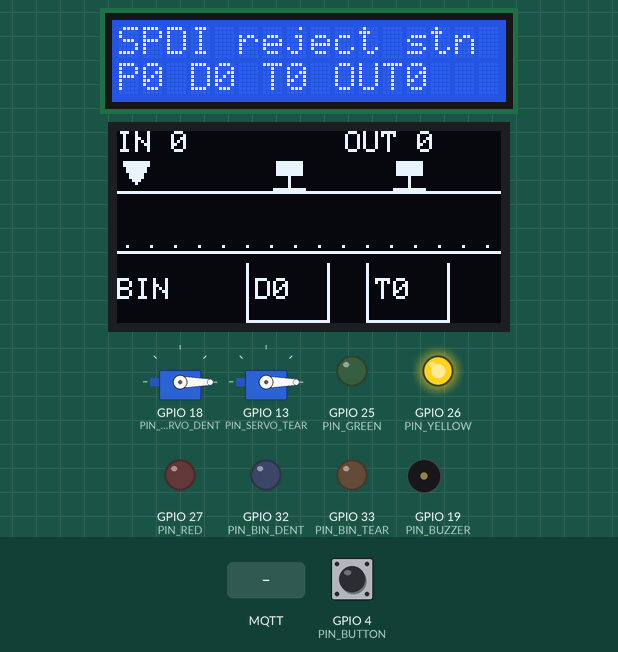
Bench run of a sketch on a simulated ESP32. On the bench: 2 × servo, 16×2 character LCD, 128×64 one-colour display, output pins drawn as LEDs (lit = HIGH), buzzer (waves = sounding). The inputs (shaded band) are chosen by the test bench; at power-on: GPIO 4 (PIN_BUTTON) HIGH. WiFi joins after 1.5 s; servers stay silent unless stated; random numbers use the default seed unless the sketch sets one; no MQTT or app messages arrive unless stated; what the sketch prints to the serial monitor is not drawn.

Above: at 1.3 s.
1.4 s: GPIO 4 (PIN_BUTTON) pulled LOW for 0.15 s
At 1.95 s:
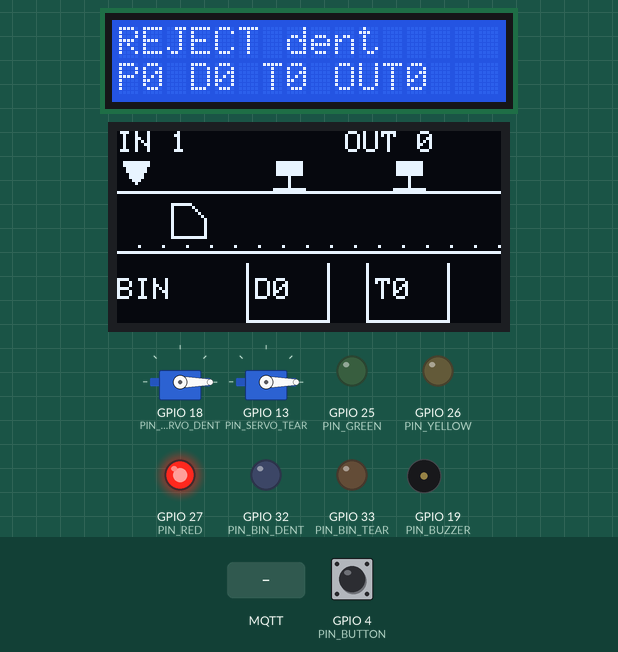
2.1 s: MQTT message "online" arrives on the second subscribed topic
At 4.6 s:
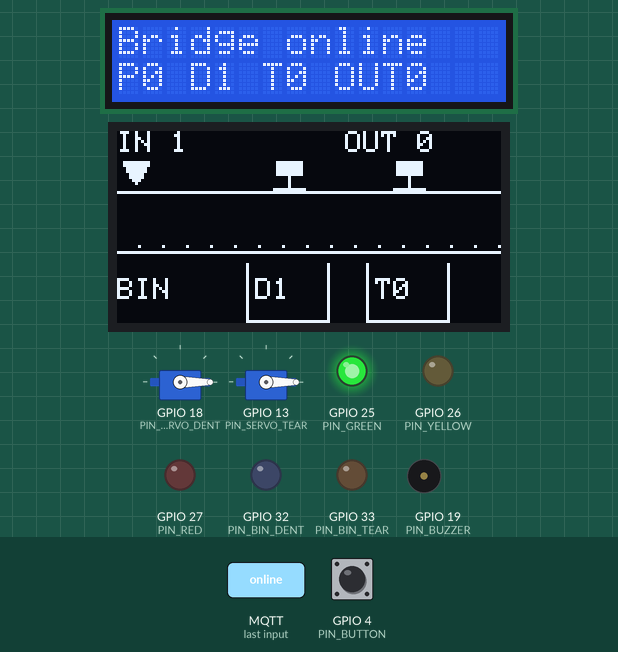
4.8 s: GPIO 4 (PIN_BUTTON) pulled LOW for 1 s
6.4 s: MQTT message "tear" arrives on the second subscribed topic
At 7.33 s:
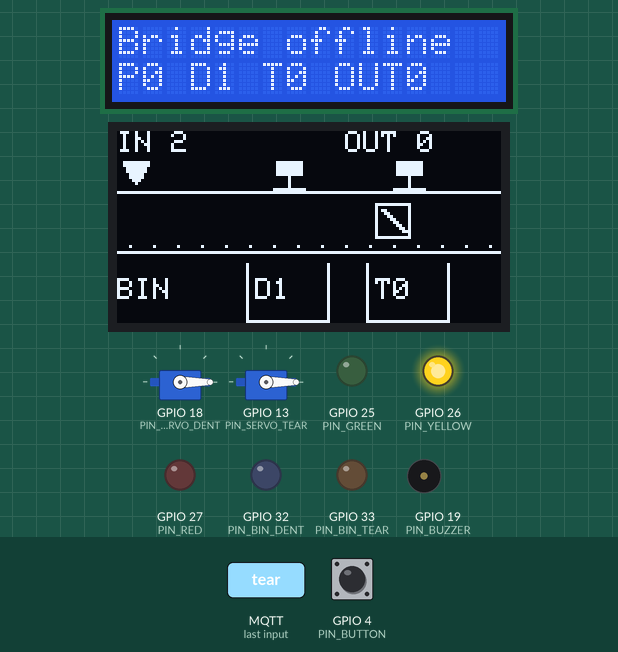
8.2 s: GPIO 4 (PIN_BUTTON) pulled LOW for 0.15 s
At 8.88 s:
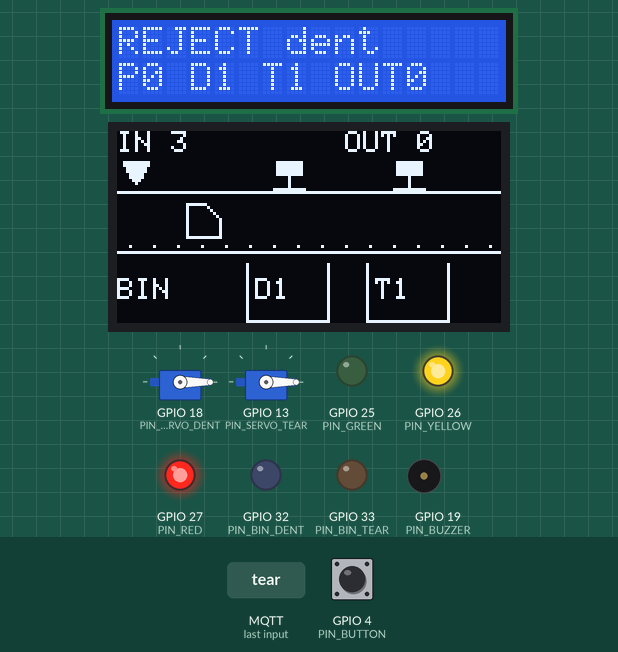
8.9 s: GPIO 4 (PIN_BUTTON) pulled LOW for 3.2 s
At 13.5 s:
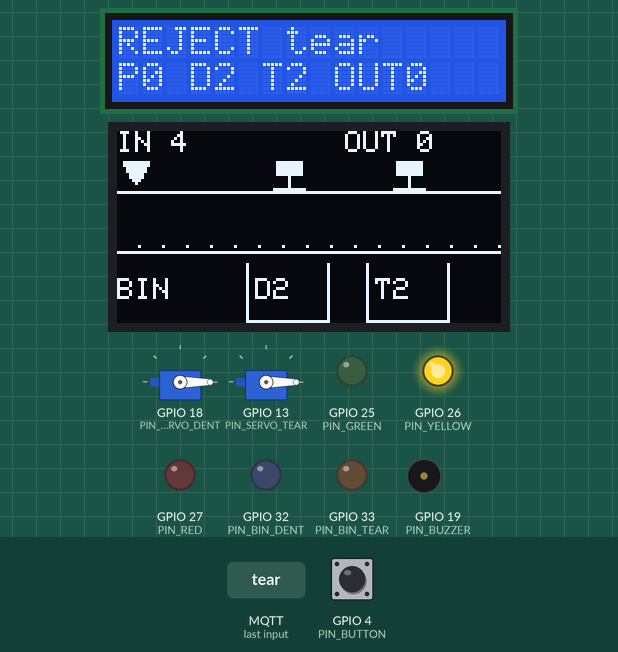
Timing chart, 0 to 13.7 s (numbered marks = the images above; inputs shaded):
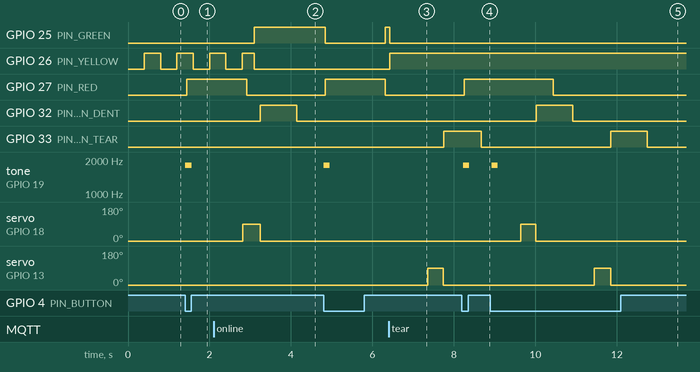

Measured:
- after the input at 1.4 s, GPIO 27 (PIN_RED): LOW → HIGH at once; tone on GPIO 19 (PIN_BUZZER): silent → 1800 Hz at once, → silent 0.15 s later; the display: first changes after 0.07 s (image 1 shows a later state)
- after the input at 2.1 s, GPIO 25 (PIN_GREEN): LOW → HIGH after 1.0 s
- after the input at 4.8 s, GPIO 25 (PIN_GREEN): HIGH → LOW at once, → HIGH 1.5 s later; GPIO 27 (PIN_RED): LOW → HIGH at once, → LOW 1.5 s later; tone on GPIO 19 (PIN_BUZZER): silent → 1800 Hz at once, → silent 0.15 s later
- after the input at 6.4 s, GPIO 25 (PIN_GREEN): HIGH → LOW at once; GPIO 26 (PIN_YELLOW): LOW → HIGH at once
- after the input at 8.2 s, GPIO 27 (PIN_RED): LOW → HIGH after 0.06 s; tone on GPIO 19 (PIN_BUZZER): silent → 1800 Hz at once, → silent 0.15 s later
- after the input at 8.9 s, GPIO 33 (PIN_BIN_TEAR): LOW → HIGH after 3.0 s, → LOW 0.89 s later; tone on GPIO 19 (PIN_BUZZER): silent → 1800 Hz at once, → silent 0.15 s later; servo on GPIO 13 (PIN_SERVO_TEAR): 0° → 90° after 2.6 s, → 0° 0.41 s later

The sketch:

sketch.ino
```cpp
/*
 * SPDI - ESP32 reject station (runs on real ESP32 or in the Wokwi simulator)
 *
 * Listens for PASS/FAIL decisions from the bridge relay over MQTT:
 *   <TOPIC_BASE>/cmd     {"r":"FAIL","c":"dent","n":12}
 *   <TOPIC_BASE>/status  "online" | "offline"   (retained, from the relay)
 * Reports back what it did:
 *   <TOPIC_BASE>/ack     {"n":12,"act":"dent_bin","pass":10,"dent":1,"tear":1}
 *   <TOPIC_BASE>/esp32   heartbeat every 10 s, "offline" (last will) when it stops
 *
 * Line (top view, drawn live on the OLED):
 *
 *   CAM ->  [box] ==== belt ====[P1]======[P2]=====> OUT (shipped)
 *                               |         |
 *                           DENT bin   TEAR bin
 *
 *   P1 / P2  : pushers (servos). A box rides the belt to its pusher, gets pushed
 *              off sideways and drops into its bin. Good boxes ride to OUT.
 *   Bin LEDs : light up when a box lands in that bin
 *   Tower    : GREEN running / blinks on PASS, YELLOW connecting or bridge offline,
 *              RED damaged box detected
 *   LCD 16x2 : last decision + counters, Buzzer: beep on FAIL
 *   Button   : local test, sends a dent / tear box alternately (no network needed)
 */
#include <WiFi.h>
#include <PubSubClient.h>
#include <ESP32Servo.h>
#include <Wire.h>
#include <LiquidCrystal_I2C.h>
#include <Adafruit_GFX.h>
#include <Adafruit_SSD1306.h>

// ---- settings -------------------------------------------------------------
// Copy RELAY_TOPIC from bridge/.env (printed by `npm run relay`)
#define TOPIC_BASE   "spdi-xxxxxxxx/line1"

#define WIFI_SSID    "Wokwi-GUEST"   // Wokwi's built-in WiFi; change for a real board
#define WIFI_PASS    ""
#define MQTT_HOST    "broker.hivemq.com"
#define MQTT_PORT    1883

const int PIN_GREEN    = 25;
const int PIN_YELLOW   = 26;
const int PIN_RED      = 27;
const int PIN_BIN_DENT = 32;
const int PIN_BIN_TEAR = 33;
const int PIN_SERVO_DENT = 18;
const int PIN_SERVO_TEAR = 13;
const int PIN_BUZZER = 19;
const int PIN_BUTTON = 4;

const int SERVO_HOME = 0;
const int SERVO_PUSH = 90;
const float BELT_PX_PER_MS = 0.035;   // OLED belt speed (128 px in ~3.6 s)
const float PUSH_PX_PER_MS = 0.06;    // how fast a pushed box slides into the bin
const unsigned long BIN_LED_MS  = 900;
const unsigned long RED_HOLD_MS = 1500;
const unsigned long GREEN_BLINK_MS = 250;

// ---- OLED geometry (top view) ----------------------------------------------
const int BELT_TOP = 20, BELT_BOT = 40;      // belt band
const int BOX = 12;                          // box size in px
const int BOX_Y = 24;                        // box y while riding the belt
const int BIN_Y = 44;                        // bins below the belt
const int STATION_X[2] = {57, 97};           // pusher centres: 0 = dent, 1 = tear
const int BIN_W = 28;

// ---- state ----------------------------------------------------------------
WiFiClient net;
PubSubClient mqtt(net);
Servo pusher[2];
LiquidCrystal_I2C lcd(0x27, 16, 2);
Adafruit_SSD1306 oled(128, 64, &Wire, -1);
bool oledOk = false;
bool oledDirty = true;            // redraw only when something changed (keeps the simulator fast)

const String T_CMD    = String(TOPIC_BASE) + "/cmd";
const String T_STATUS = String(TOPIC_BASE) + "/status";
const String T_ACK    = String(TOPIC_BASE) + "/ack";
const String T_ESP    = String(TOPIC_BASE) + "/esp32";   // heartbeat for the Control Center

bool bridgeOnline = false;
bool statusSeen = false;          // got at least one status since (re)connecting
unsigned long passCount = 0, failCount = 0, shipped = 0;
unsigned long binCount[2] = {0, 0};

enum Kind { GOOD, DENT, TEAR };
enum Stage { RIDING, PUSHING, LANDED };
struct Box {
  bool used;
  Kind kind;
  long no;
  float x, y;
  Stage stage;
  unsigned long landedAt;
};
const int MAX_BOXES = 8;
Box boxes[MAX_BOXES];

bool pusherBusy[2] = {false, false};
unsigned long binLedUntil[2] = {0, 0};
unsigned long redUntil = 0, greenBlinkUntil = 0;
unsigned long lastConnTry = 0, lastFrame = 0, lastStep = 0, lastBeat = 0;
const unsigned long BEAT_MS = 10000;
bool lastButton = HIGH;
int testToggle = 0;

// ---- helpers --------------------------------------------------------------
void lcdLine(int row, const String &text) {
  String t = text;
  while (t.length() < 16) t += ' ';
  lcd.setCursor(0, row);
  lcd.print(t.substring(0, 16));
}

void showCounters() {
  oledDirty = true;
  lcdLine(1, "P" + String(passCount) + " D" + String(binCount[0]) + " T" + String(binCount[1]) +
             " OUT" + String(shipped));
}

// tiny JSON readers, enough for {"r":"FAIL","c":"dent","n":12}
String jsonStr(const String &s, const char *key) {
  String k = String("\"") + key + "\":\"";
  int i = s.indexOf(k);
  if (i < 0) return "";
  i += k.length();
  int j = s.indexOf('"', i);
  return j < 0 ? "" : s.substring(i, j);
}

long jsonNum(const String &s, const char *key) {
  String k = String("\"") + key + "\":";
  int i = s.indexOf(k);
  return i < 0 ? -1 : s.substring(i + k.length()).toInt();
}

void ack(long n, const char *act) {
  if (!mqtt.connected()) return;
  String msg = "{\"n\":" + String(n) + ",\"act\":\"" + act + "\",\"pass\":" + String(passCount) +
               ",\"dent\":" + String(binCount[0]) + ",\"tear\":" + String(binCount[1]) +
               ",\"out\":" + String(shipped) + "}";
  mqtt.publish(T_ACK.c_str(), msg.c_str());
}

void spawnBox(Kind kind, long n) {
  for (int i = 0; i < MAX_BOXES; i++) {
    if (boxes[i].used) continue;
    boxes[i] = {true, kind, n, 2, (float)BOX_Y, RIDING, 0};
    return;
  }
  Serial.println("belt full, box dropped from animation");
}

void handleDecision(bool fail, const String &cls, long n) {
  String no = n >= 0 ? "#" + String(n) + " " : "";
  if (fail) {
    String c = cls;
    c.toLowerCase();
    Kind kind = (c.indexOf("tear") >= 0 || c.indexOf("torn") >= 0) ? TEAR : DENT;
    failCount++;
    redUntil = millis() + RED_HOLD_MS;
    tone(PIN_BUZZER, 1800, 150);
    spawnBox(kind, n);
    lcdLine(0, no + "REJECT " + cls);
    Serial.println("FAIL " + no + cls + (kind == TEAR ? " -> TEAR bin" : " -> DENT bin"));
  } else {
    passCount++;
    greenBlinkUntil = millis() + GREEN_BLINK_MS;
    spawnBox(GOOD, n);
    lcdLine(0, no + "PASS " + cls);
    Serial.println("PASS " + no + cls);
  }
  showCounters();
}

void onMessage(char *topic, byte *payload, unsigned int len) {
  String t(topic);
  String body;
  body.reserve(len);
  for (unsigned int i = 0; i < len; i++) body += (char)payload[i];

  if (t == T_STATUS) {
    bool now = (body == "online");
    // the relay repeats "online" every 10 s: only update the LCD when it changes,
    // so the last box result stays on screen
    if (now != bridgeOnline || !statusSeen) {
      Serial.println("bridge " + body);
      lcdLine(0, now ? "Bridge online" : "Bridge offline");
    }
    bridgeOnline = now;
    statusSeen = true;
    return;
  }
  if (t == T_CMD) {
    String r = jsonStr(body, "r");
    if (r != "PASS" && r != "FAIL") return;
    handleDecision(r == "FAIL", jsonStr(body, "c"), jsonNum(body, "n"));
  }
}

void ensureConnected() {
  if (mqtt.connected()) return;
  if (millis() - lastConnTry < 3000) return;   // non-blocking retry
  lastConnTry = millis();

  if (WiFi.status() != WL_CONNECTED) {
    lcdLine(0, "WiFi...");
    return;                                     // WiFi.begin() keeps trying by itself
  }
  lcdLine(0, "MQTT...");
  String id = "spdi-esp32-" + String(esp_random() & 0xffffff, HEX);   // random: two sims never kick each other
  // last will: the broker publishes "offline" for us if the simulation stops
  if (mqtt.connect(id.c_str(), T_ESP.c_str(), 1, true, "offline")) {
    mqtt.subscribe(T_CMD.c_str());
    mqtt.subscribe(T_STATUS.c_str());
    lastBeat = 0;                                 // send a heartbeat right away
    Serial.println("MQTT connected, topic " + String(TOPIC_BASE));
    lcdLine(0, "Waiting bridge");
    statusSeen = false;                           // the retained status will update the LCD
  } else {
    Serial.println("MQTT failed, rc=" + String(mqtt.state()));
  }
}

// ---- belt physics -----------------------------------------------------------
void stepBelt() {
  unsigned long now = millis();
  float dt = (float)(now - lastStep);
  lastStep = now;
  if (dt > 100) dt = 100;

  for (int i = 0; i < MAX_BOXES; i++) {
    Box &b = boxes[i];
    if (!b.used) continue;
    int s = b.kind == DENT ? 0 : 1;

    if (b.stage == RIDING) {
      float target = b.kind == GOOD ? 200 : STATION_X[s] - BOX / 2;
      if (b.kind != GOOD && b.x >= target) {
        b.x = target;
        if (!pusherBusy[s]) {                 // wait at the station if the pusher is busy
          pusherBusy[s] = true;
          pusher[s].write(SERVO_PUSH);
          b.stage = PUSHING;
        }
      } else {
        b.x += BELT_PX_PER_MS * dt;
      }
      if (b.kind == GOOD && b.x > 128) {      // reached the end of the line
        shipped++;
        b.used = false;
        showCounters();
        ack(b.no, "shipped");
      }
    } else if (b.stage == PUSHING) {
      b.y += PUSH_PX_PER_MS * dt;
      if (b.y >= BIN_Y + 2) {
        b.y = BIN_Y + 2;
        b.stage = LANDED;
        b.landedAt = now;
        binCount[s]++;
        binLedUntil[s] = now + BIN_LED_MS;
        pusher[s].write(SERVO_HOME);
        pusherBusy[s] = false;
        showCounters();
        Serial.println(String("box #") + b.no + (s ? " landed in TEAR bin" : " landed in DENT bin"));
        ack(b.no, s ? "tear_bin" : "dent_bin");
      }
    } else if (now - b.landedAt > 400) {
      b.used = false;                          // fell to the bottom of the bin
    }
  }
}

// ---- OLED drawing -----------------------------------------------------------
void drawBox(const Box &b) {
  int x = (int)b.x, y = (int)b.y;
  if (b.kind == GOOD) {
    oled.fillRect(x, y, BOX, BOX, SSD1306_WHITE);
    oled.drawLine(x + BOX / 2, y, x + BOX / 2, y + BOX - 1, SSD1306_BLACK);   // tape
  } else {
    oled.fillRect(x, y, BOX, BOX, SSD1306_BLACK);
    oled.drawRect(x, y, BOX, BOX, SSD1306_WHITE);
    if (b.kind == DENT) {
      oled.fillTriangle(x + BOX - 1, y, x + BOX - 6, y, x + BOX - 1, y + 5, SSD1306_BLACK);  // crushed corner
      oled.drawLine(x + BOX - 6, y, x + BOX - 1, y + 5, SSD1306_WHITE);
    } else {
      oled.drawLine(x + 2, y + 2, x + BOX - 3, y + BOX - 3, SSD1306_WHITE);   // tear
      oled.drawLine(x + 3, y + 2, x + BOX - 2, y + BOX - 3, SSD1306_WHITE);
    }
  }
}

void drawScene() {
  unsigned long now = millis();
  oled.clearDisplay();
  oled.setTextSize(1);
  oled.setTextColor(SSD1306_WHITE);

  // header
  oled.setCursor(0, 0);
  oled.print("IN ");
  oled.print(passCount + failCount);
  oled.setCursor(76, 0);
  oled.print("OUT ");
  oled.print(shipped);

  // belt with moving rollers
  oled.drawFastHLine(0, BELT_TOP, 128, SSD1306_WHITE);
  oled.drawFastHLine(0, BELT_BOT, 128, SSD1306_WHITE);
  int off = (now / 40) % 8;
  for (int x = off; x < 128; x += 8) oled.drawPixel(x, BELT_BOT - 2, SSD1306_WHITE);

  // camera at the start
  oled.fillTriangle(2, 10, 10, 10, 6, 17, SSD1306_WHITE);

  // bins
  const char *binName[2] = {"DENT", "TEAR"};
  for (int s = 0; s < 2; s++) {
    int bx = STATION_X[s] - BIN_W / 2;
    oled.drawFastVLine(bx, BIN_Y, 64 - BIN_Y, SSD1306_WHITE);
    oled.drawFastVLine(bx + BIN_W - 1, BIN_Y, 64 - BIN_Y, SSD1306_WHITE);
    oled.drawFastHLine(bx, 63, BIN_W, SSD1306_WHITE);
    if (now < binLedUntil[s]) oled.fillRect(bx + 2, 58, BIN_W - 4, 4, SSD1306_WHITE);  // flash
  }

  // boxes (drawn before pushers so the rod is on top)
  for (int i = 0; i < MAX_BOXES; i++) if (boxes[i].used) drawBox(boxes[i]);

  // pushers: cylinder above the belt, rod reaches down to the box being pushed
  for (int s = 0; s < 2; s++) {
    int cx = STATION_X[s];
    oled.fillRect(cx - 4, 10, 9, 5, SSD1306_WHITE);          // cylinder
    int rodEnd = BELT_TOP - 1;
    for (int i = 0; i < MAX_BOXES; i++) {
      const Box &b = boxes[i];
      if (b.used && b.stage == PUSHING && (b.kind == DENT ? 0 : 1) == s) rodEnd = (int)b.y - 1;
    }
    oled.drawFastVLine(cx, 15, rodEnd - 14, SSD1306_WHITE);   // rod
    oled.drawFastHLine(cx - 5, rodEnd, 11, SSD1306_WHITE);    // push plate
  }

  // bin labels with counts
  for (int s = 0; s < 2; s++) {
    int bx = STATION_X[s] - BIN_W / 2;
    oled.setCursor(bx + 3, 49);
    oled.print(binName[s][0]);
    oled.print(binCount[s]);
  }
  oled.setCursor(0, 49);
  oled.print("BIN");

  oled.display();
  oledDirty = false;
}

bool sceneMoving() {
  unsigned long now = millis();
  if (now < binLedUntil[0] + 100 || now < binLedUntil[1] + 100) return true;
  for (int i = 0; i < MAX_BOXES; i++) if (boxes[i].used) return true;
  return false;
}

void updateLights() {
  unsigned long now = millis();
  bool online = mqtt.connected() && bridgeOnline;
  bool red = now < redUntil;
  bool blinkOff = now < greenBlinkUntil && (now / 60) % 2;   // quick flicker on PASS
  bool connecting = !mqtt.connected();

  digitalWrite(PIN_RED, red);
  digitalWrite(PIN_GREEN, online && !red && !blinkOff);
  digitalWrite(PIN_YELLOW, connecting ? (now / 400) % 2 : !bridgeOnline);
  digitalWrite(PIN_BIN_DENT, now < binLedUntil[0]);
  digitalWrite(PIN_BIN_TEAR, now < binLedUntil[1]);
}

// ---- main -----------------------------------------------------------------
void setup() {
  Serial.begin(115200);
  int outs[] = {PIN_GREEN, PIN_YELLOW, PIN_RED, PIN_BIN_DENT, PIN_BIN_TEAR};
  for (int p : outs) pinMode(p, OUTPUT);
  pinMode(PIN_BUTTON, INPUT_PULLUP);

  pusher[0].attach(PIN_SERVO_DENT);
  pusher[1].attach(PIN_SERVO_TEAR);
  pusher[0].write(SERVO_HOME);
  pusher[1].write(SERVO_HOME);

  Wire.begin();
  Wire.setClock(400000);
  lcd.init();
  lcd.backlight();
  lcdLine(0, "SPDI reject stn");
  showCounters();
  oledOk = oled.begin(SSD1306_SWITCHCAPVCC, 0x3C);
  if (!oledOk) Serial.println("OLED not found (0x3C) - animation off");

  WiFi.mode(WIFI_STA);
  WiFi.begin(WIFI_SSID, WIFI_PASS);
  mqtt.setServer(MQTT_HOST, MQTT_PORT);
  mqtt.setCallback(onMessage);
  lastStep = millis();
  Serial.println("SPDI ESP32 starting, topic " + String(TOPIC_BASE));
}

void loop() {
  ensureConnected();
  mqtt.loop();

  bool b = digitalRead(PIN_BUTTON);
  if (lastButton == HIGH && b == LOW) handleDecision(true, (testToggle++ % 2) ? "tear" : "dent", -1);
  lastButton = b;

  // heartbeat every 10 s (retained): lets the Control Center show "ESP32 online"
  if (mqtt.connected() && (lastBeat == 0 || millis() - lastBeat >= BEAT_MS)) {
    lastBeat = millis();
    String beat = "{\"up\":" + String(millis() / 1000) + ",\"pass\":" + String(passCount) +
                  ",\"dent\":" + String(binCount[0]) + ",\"tear\":" + String(binCount[1]) +
                  ",\"out\":" + String(shipped) + "}";
    mqtt.publish(T_ESP.c_str(), beat.c_str(), true);
  }

  stepBelt();
  updateLights();
  if (oledOk && (oledDirty || sceneMoving()) && millis() - lastFrame >= 80) {
    lastFrame = millis();
    drawScene();
  }
  delay(10);
}
```
